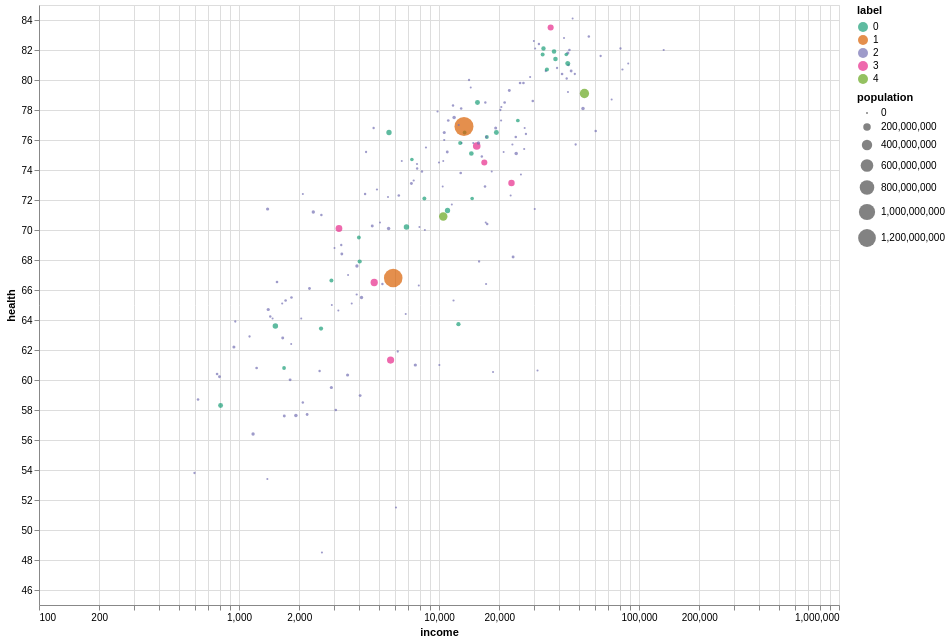

The code cell stored with this chart in its notebook:
### Code cell
(
    alt.Chart(gapminder)
    .mark_circle()
    .encode(
        alt.X("income:Q", scale=alt.Scale(type="log")),
        alt.Y("health:Q", scale=alt.Scale(zero=False)),
        size="population:Q",
        color=alt.Color("label:N", scale=alt.Scale(scheme="dark2")),
        tooltip=list(gapminder.columns),
    )
    .properties(width=800, height=600)
    .interactive()
)

### Figure 1 — Vega-Lite specification as saved in the notebook (floating-point values rounded to 4 significant figures; data arrays with more than 128 entries replaced by an {"elided": "..."} marker saying what was removed)
{"config": {"view": {"continuousWidth": 300, "continuousHeight": 300}}, "data": {"name": "data-00bb2cdc47d82c73129007e28d78f40e"}, "mark": {"type": "circle"}, "encoding": {"color": {"field": "label", "scale": {"scheme": "dark2"}, "type": "nominal"}, "size": {"field": "population", "type": "quantitative"}, "tooltip": [{"field": "country", "type": "nominal"}, {"field": "income", "type": "quantitative"}, {"field": "health", "type": "quantitative"}, {"field": "population", "type": "quantitative"}, {"field": "label", "type": "quantitative"}], "x": {"field": "income", "scale": {"type": "log"}, "type": "quantitative"}, "y": {"field": "health", "scale": {"zero": false}, "type": "quantitative"}}, "height": 600, "params": [{"name": "param_3", "select": {"type": "interval", "encodings": ["x", "y"]}, "bind": "scales"}], "width": 800, "$schema": "https://vega.github.io/schema/vega-lite/v5.20.1.json", "datasets": {"data-00bb2cdc47d82c73129007e28d78f40e": {"elided": "187 records"}}}
